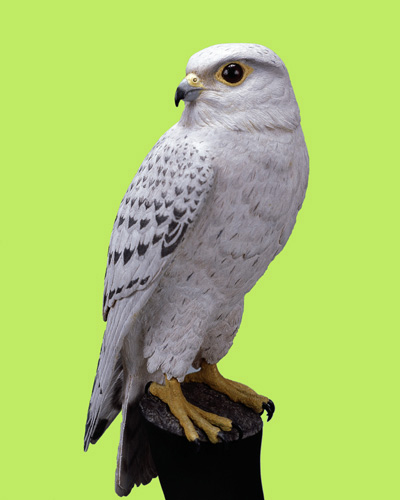
#> input picture Exercicios/imageDatabase/falcon.jpg, 400 x 500 px
$ python ex2.3.py
#> lines starting #> are read from the running program, lines starting #| are printed output that depends on the picture
import cv2

fileDir = 'imageDatabase/'

img = cv2.imread(fileDir + "falcon.jpg")
#> img is the input picture: shape (500, 400, 3); mean B, G, R 105.6, 194.6, 167

rotMatrix = cv2.getRotationMatrix2D((img.shape[1] // 2, img.shape[0] // 2), 180, 1)

# [5 lines of commented-out code are left out]

imgFinal = cv2.warpAffine(img, rotMatrix, (img.shape[1], img.shape[0]))
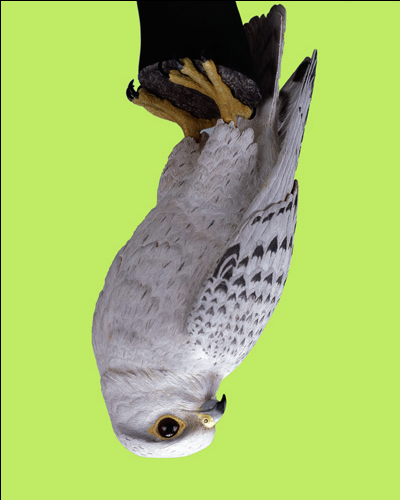
#> imgFinal: shape (500, 400, 3); mean B, G, R 105.1, 193.6, 166.2

# cv2.imwrite("rotFalcon.jpg", imgFinal)
cv2.imshow('Rotated', imgFinal)
cv2.waitKey(0)
cv2.destroyAllWindows()
